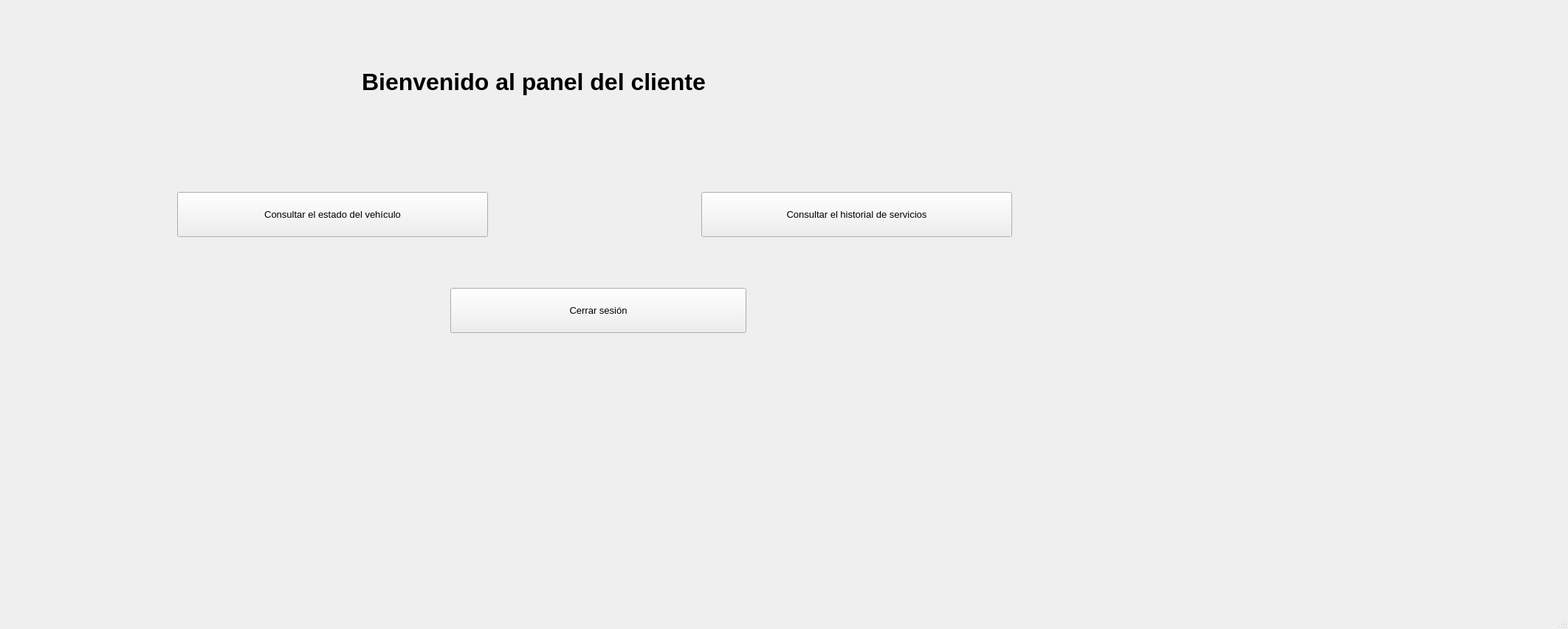
<?xml version="1.0" encoding="UTF-8"?>
<ui version="4.0">
 <class>ClientePanel</class>
 <widget class="QMainWindow" name="ClientePanel">
  <property name="geometry">
   <rect>
    <x>0</x>
    <y>0</y>
    <width>2124</width>
    <height>852</height>
   </rect>
  </property>
  <property name="windowTitle">
   <string>Panel del cliente</string>
  </property>
  <widget class="QWidget" name="centralwidget">
   <widget class="QLabel" name="lblTitulo">
    <property name="geometry">
     <rect>
      <x>490</x>
      <y>70</y>
      <width>631</width>
      <height>81</height>
     </rect>
    </property>
    <property name="font">
     <font>
      <family>Segoe UI</family>
      <pointsize>24</pointsize>
      <weight>75</weight>
      <bold>true</bold>
     </font>
    </property>
    <property name="text">
     <string>Bienvenido al panel del cliente</string>
    </property>
   </widget>
   <widget class="QPushButton" name="btnEstadoVehiculo">
    <property name="geometry">
     <rect>
      <x>240</x>
      <y>260</y>
      <width>421</width>
      <height>61</height>
     </rect>
    </property>
    <property name="font">
     <font>
      <family>Segoe UI</family>
      <pointsize>10</pointsize>
      <weight>50</weight>
      <bold>false</bold>
     </font>
    </property>
    <property name="text">
     <string>Consultar el estado del vehículo</string>
    </property>
   </widget>
   <widget class="QPushButton" name="btnHistorial">
    <property name="geometry">
     <rect>
      <x>950</x>
      <y>260</y>
      <width>421</width>
      <height>61</height>
     </rect>
    </property>
    <property name="font">
     <font>
      <family>Segoe UI</family>
      <pointsize>10</pointsize>
     </font>
    </property>
    <property name="text">
     <string>Consultar el historial de servicios</string>
    </property>
   </widget>
   <widget class="QPushButton" name="btnCerrarSesion">
    <property name="geometry">
     <rect>
      <x>610</x>
      <y>390</y>
      <width>401</width>
      <height>61</height>
     </rect>
    </property>
    <property name="font">
     <font>
      <family>Segoe UI</family>
      <pointsize>10</pointsize>
      <weight>50</weight>
      <bold>false</bold>
     </font>
    </property>
    <property name="text">
     <string>Cerrar sesión</string>
    </property>
   </widget>
   <widget class="QWidget" name="imagen" native="true">
    <property name="geometry">
     <rect>
      <x>1500</x>
      <y>80</y>
      <width>411</width>
      <height>651</height>
     </rect>
    </property>
   </widget>
  </widget>
  <widget class="QMenuBar" name="menubar">
   <property name="geometry">
    <rect>
     <x>0</x>
     <y>0</y>
     <width>2124</width>
     <height>26</height>
    </rect>
   </property>
  </widget>
  <widget class="QStatusBar" name="statusbar"/>
 </widget>
 <resources/>
 <connections/>
</ui>
